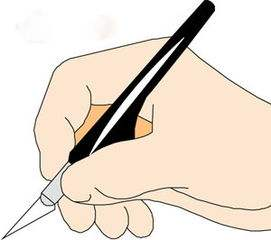
#> input picture CursiveSignature/images/1.jpg, 271 x 240 px, found by its file name
$ python opencv_05.py
#> lines starting #> are read from the running program, lines starting #| are printed output that depends on the picture; after the words box and inside, x2 and y2 are one past the last pixel; in counts of white or black regions, pixels touching at a corner belong together
import cv2
import numpy as np

# 自定义函数
def my_bgr2hsv(bgr):# bgr转hsv
    B,G,R = bgr
    B,G,R = B/255,G/255,R/255
    bgr_max = max(B,G,R)
    bgr_min = min(B,G,R)
    bgr_c = bgr_max - bgr_min

    H,S,V = 0,0,0
    if(bgr_max == bgr_min):
        H = 0
    elif(bgr_max==R):
        H = 60*(G-B)/bgr_c
    elif(bgr_max==G):
        H = 120+60*(B-R)/bgr_c
    elif(bgr_max==B):
        H = 240+60*(R-G)/bgr_c

    if(H<0):
        H = H+360

    H = np.uint8(H/2)

    if(bgr_max == 0):
        S = 0
    else:
        S = bgr_c/bgr_max
    S = np.uint8(S*255)

    V = np.uint8(bgr_max*255)
    return [H,S,V]

frame = cv2.imread(r'F:\vscode\python\python_learning\Opencv\images\1.jpg')
#> frame is the input picture: shape (240, 271, 3); mean B, G, R 210.8, 222.5, 233.7

hsv_frame_b = cv2.cvtColor(frame, cv2.COLOR_BGR2HSV)
#> hsv_frame_b: shape (240, 271, 3); mean H, S, V 15.8, 30.8, 233.8

lower = [60, 155, 215]     # 适用于橙色乒乓球4<=h<=32
upper = [80, 175, 235]

Higth,width,_ = frame.shape
#> Higth = 240; width = 271

hsv_frame = []
binary = []
for i in range(Higth):
        item = []
        bin_itrm=[]
        for j in range(width):
            B,G,R = frame[i,j]
            hsv = my_bgr2hsv([B,G,R])
            item =item + [hsv]
            if((hsv < upper) & (hsv > lower)):
                bi = [np.uint8(255)]
            else:
                bi=[np.uint8(0)]
            bin_itrm = bin_itrm+bi

        hsv_frame = hsv_frame+[item]
        binary = binary + [bin_itrm]

hsv_frame = np.array(hsv_frame)
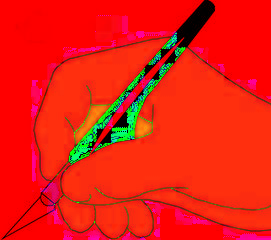
#> hsv_frame: shape (240, 271, 3); mean of channels 0, 1, 2 15.7, 30.6, 233.8; drawn as B, G, R
binary = np.array(binary)
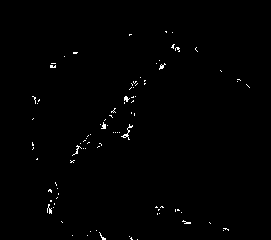
#> binary: shape (240, 271); 0.71% white in thin lines or dots, all inside (x1, y1, x2, y2) = (32, 31, 250, 240)

while True:
    cv2.imshow('Frame',frame)
    cv2.imshow('HSV_Frame',hsv_frame)
    # cv2.imshow('hsv_frame_b',hsv_frame_b)
    cv2.imshow('binary',binary)
    key = cv2.waitKey(1)
#> (key Esc is pressed here)
    if(key == 27):
        break

cv2.destroyAllWindows()

$ run again, with CursiveSignature/images/2.jpg copied over CursiveSignature/images/1.jpg
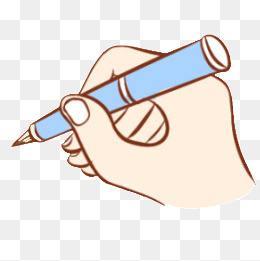
#> input picture CursiveSignature/images/2.jpg, 260 x 261 px, found by its file name
#> frame is the input picture: shape (261, 260, 3); mean B, G, R 228.6, 231.8, 237.1
#> hsv_frame_b: shape (261, 260, 3); mean H, S, V 18.6, 20.5, 241.2
#> `hsv_frame = np.array(hsv_frame)`:
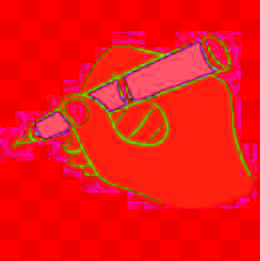
#> hsv_frame: shape (261, 260, 3); mean of channels 0, 1, 2 18.5, 20.4, 241.2; drawn as B, G, R
#> `binary = np.array(binary)`:
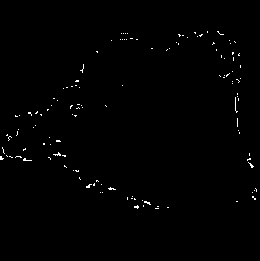
#> binary: shape (261, 260); 0.68% white in thin lines or dots, all inside (x1, y1, x2, y2) = (0, 31, 257, 209)
